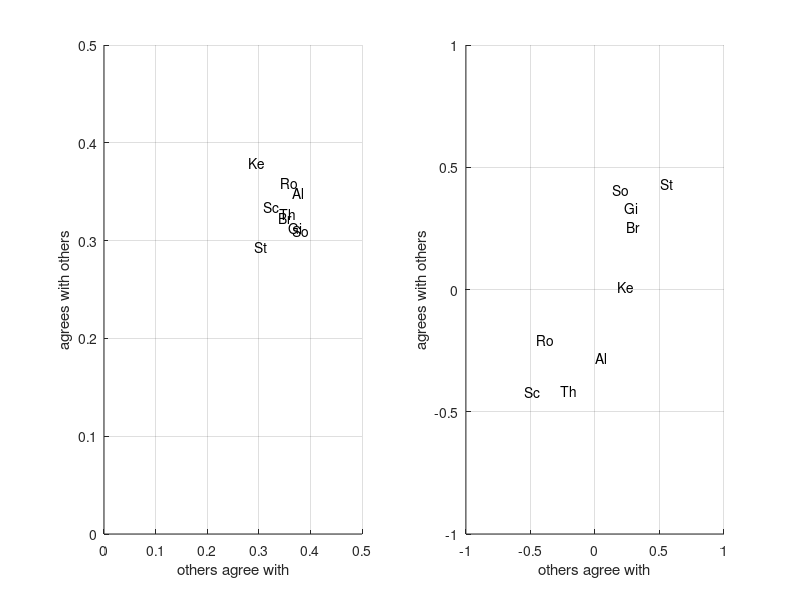

This figure's MATLAB source:
%Mimics analysis of Figure 3 of "Singular Vectors' Subtle Secrets" paper
clear;clc;clf
 
labels=['SoRoGiThAlKeScStBr'];
a=[ 100 97 83 80 86 87 87 80 82;
    53 100 56 91 94 100 100 63 66;
    87 83 100 77 77 100 80 73 86;
    67 93 73 100 93 80 83 60 73;
    82 93 82 82 100 100 82 75 82;
    61 68 64 46 68 100 57 57 73;
    50 81 53 95 87 82 100 45 58;
    81 59 75 59 56 75 56 100 69;
    78 88 78 66 81 88 66 75 100];
 
%Other matrices to explore and play with
%a=magic(9);
%a=rand(9);
 
%labels=['A1B2C3D4E5F6G7H8I9'];
%a=[1 .9 -.2 -.2;
%   .9  1 -.2 -.2;
%   0  0 1 .9;
%   0 0 .9 1;]
%a=a-.5*ones(size(a))
 
[u,s,v]=svd(a)%get svd; outputs, U, S, V
 
a1=s(1,1)*u(:,1)*v(:,1)';%first single rank matrix
u1v1a1=[u(:,1) v(:,1) a1]%displays u1, v1, and a1
subplot(121);hold on;grid on;
for i=1:length(a),
    labels(2*i-1:2*i);
    text(-u(i,1),-v(i,1),labels(2*i-1:2*i))%vectors are displayed negated
end
axis([0 .5 0 .5])%Change limits if needed
xlabel('others agree with')
ylabel('agrees with others')
 
 
a2=s(2,2)*u(:,2)*v(:,2)';%second single rank matrix
u2v2a2=[u(:,2) v(:,2) a2]%displays u2, v2, and a2
subplot(122);hold on;grid on;
for i=1:length(a),
    text(u(i,2),v(i,2),labels(2*i-1:2*i))
end
axis([-1 1 -1 1])%Change limits if needed
xlabel('others agree with')
ylabel('agrees with others')
 
 
a3=s(3,3)*u(:,3)*v(:,3)';%third single rank matrix
u3v3a3=[u(:,3) v(:,3) a3]%ditto
 
rank3approx=a1+a2+a3%create a rank 3 approximation
%a-approx%difference with original